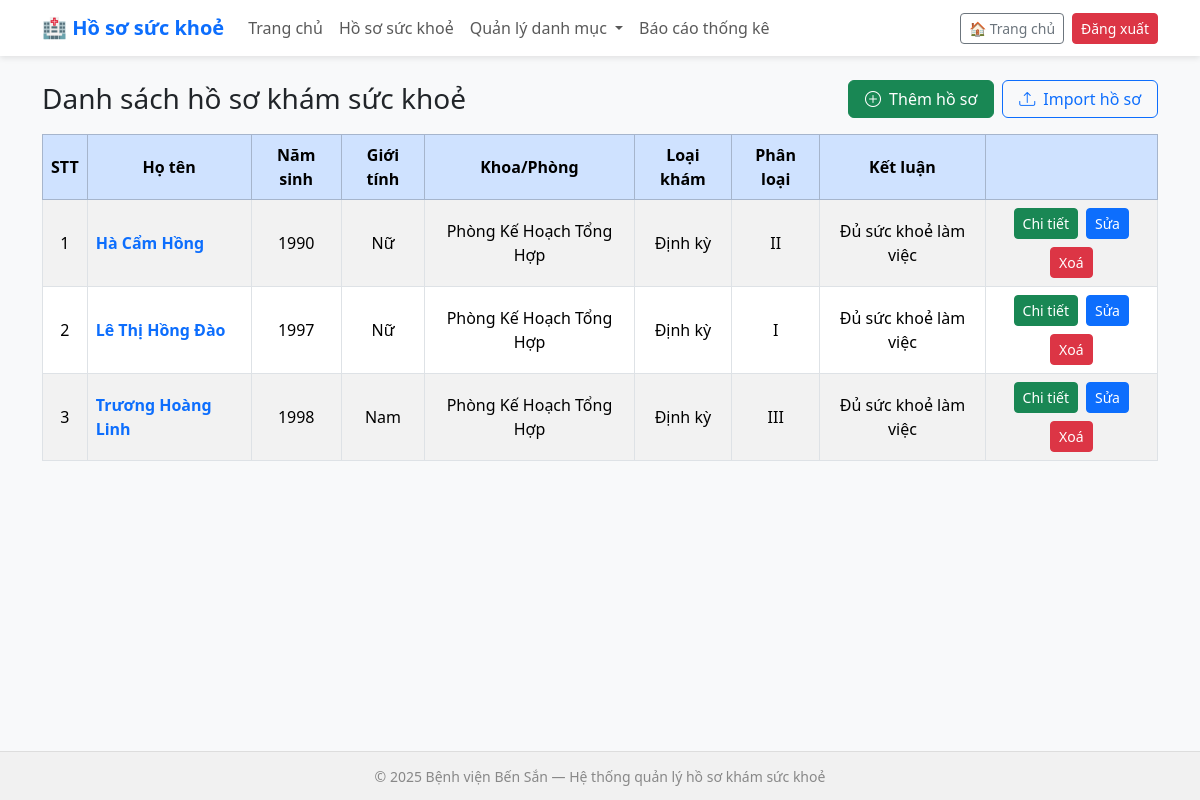
/health_records/, run on an earlier commit of the app's database.
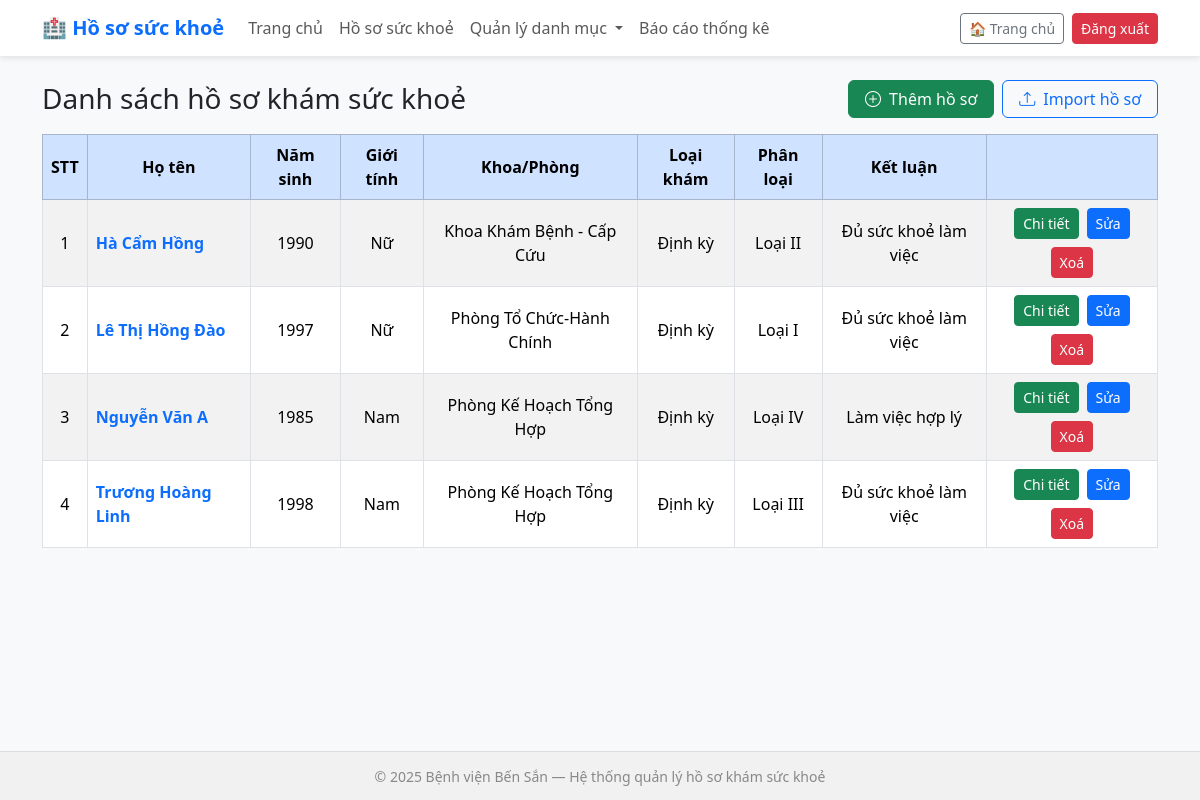
And on a later commit of the database.
### health_records/models.py (models this page shows, shortened)
class HealthRecord(models.Model):
    ma_nv = models.CharField(max_length=50, verbose_name="Mã NV", null=True, blank=True, help_text="Mã nhân viên, không bắt buộc phải unique để lưu nhiều năm")
    full_name = models.CharField(max_length=200, verbose_name="Họ và tên")
    birth_year = models.PositiveIntegerField(blank=True, null=True, verbose_name="Năm sinh")
    GENDER_CHOICES = [('Nam', 'Nam'), ('Nữ', 'Nữ')]
    gender = models.CharField(max_length=10, choices=GENDER_CHOICES, blank=True, null=True, verbose_name="Giới tính")
    job_title = models.CharField(max_length=200, blank=True, null=True, verbose_name="Chức danh nghề nghiệp")
    position = models.CharField(max_length=200, blank=True, null=True, verbose_name="Chức vụ")
    department = models.ForeignKey(Department, on_delete=models.SET_NULL, null=True, blank=True, verbose_name="Khoa/Phòng")
    vaccinated_influvac = models.BooleanField(default=False, verbose_name="Influvac tetra 0.5ml/ Hà Lan")
    vaccinated_vaxigrip = models.BooleanField(default=False, verbose_name="Vaxigrip tetra 0.5ml/ Pháp")
    vaccination_date = models.DateField(blank=True, null=True, verbose_name="Ngày tiêm")
    year = models.PositiveIntegerField(verbose_name="Năm khám", help_text="Năm ghi nhận kết quả (ví dụ 2023)")
    exam_date = models.DateField(blank=True, null=True, verbose_name="Ngày khám")
    exam_type = models.ForeignKey(ExamType, on_delete=models.SET_NULL, null=True, blank=True, verbose_name="Loại khám")
    clinic_name = models.CharField(max_length=255, blank=True, null=True, verbose_name="Cơ sở khám")
    height_cm = models.DecimalField("Chiều cao (cm)", max_digits=6, decimal_places=2, blank=True, null=True)
    weight_kg = models.DecimalField("Cân nặng (kg)", max_digits=6, decimal_places=2, blank=True, null=True)
    blood_pressure = models.CharField("Huyết áp (mmHg)", max_length=50, blank=True, null=True)
    health_classification = models.ForeignKey(HealthClassification, on_delete=models.SET_NULL, null=True, blank=True, verbose_name="Phân loại sức khỏe")
    conclusion_text = models.CharField(max_length=255, blank=True, null=True, verbose_name="Kết luận (ghi tay, nếu có)")
    result_file = models.FileField(upload_to="health_results/", blank=True, null=True, verbose_name="File kết quả (PDF)")
    group = models.CharField(max_length=50, blank=True, null=True, verbose_name="Nhóm")
    note = models.TextField(blank=True, null=True, verbose_name="Ghi chú")
    created_at = models.DateTimeField(auto_now_add=True, verbose_name="Tạo lúc")
    updated_at = models.DateTimeField(auto_now=True, verbose_name="Cập nhật lúc")
    class Meta:
        verbose_name = "Hồ sơ khám sức khoẻ"
        verbose_name_plural = "Hồ sơ khám sức khoẻ"
        ordering = ['-year', 'full_name']
    @property
    def conclusion(self):
        if self.conclusion_text:
            return self.conclusion_text

class Department(models.Model):
    name = models.CharField(max_length=100, unique=True, verbose_name="Tên khoa/phòng")
    def __str__(self):
        return self.name
    class Meta:
        verbose_name = "Khoa/Phòng"
        verbose_name_plural = "Khoa/Phòng"

class ExamType(models.Model):
    name = models.CharField(max_length=100, unique=True, verbose_name="Loại khám")
    def __str__(self):
        return self.name
    class Meta:
        verbose_name = "Loại khám"
        verbose_name_plural = "Loại khám"

class HealthClassification(models.Model):
    code = models.CharField(max_length=10, unique=True, verbose_name="Mã loại")  # ví dụ: I, II, III, IV
    name = models.CharField(max_length=50, unique=True, verbose_name="Phân loại")
    description = models.TextField(blank=True, null=True, verbose_name="Ghi chú")
    def __str__(self):
        return self.name
    class Meta:
        verbose_name = "Phân loại sức khoẻ"
        verbose_name_plural = "Phân loại sức khoẻ"

### health_records/views.py (the view)
# urls.py: path('health_records/', views.healthrecord_list, name='healthrecord_list'),
def healthrecord_list(request):
    records = HealthRecord.objects.all().order_by('-year', 'full_name')
    return render(request, 'health_records/healthrecord_list.html', {'records': records})

### health_records/templates/health_records/healthrecord_list.html (shortened to what this page needs)
{% extends 'health_records/base.html' %}
{% block content %}
<div class="d-flex justify-content-between align-items-center mb-3">
  <h3 class="mb-0">Danh sách hồ sơ khám sức khoẻ</h3>
  <div class="d-flex gap-2">
    <a href="{% url 'healthrecord_add' %}" class="btn btn-success d-flex align-items-center px-3">
      <i class="bi bi-plus-circle me-2"></i> Thêm hồ sơ
    </a>
    <a href="{% url 'import_health_records' %}" class="btn btn-outline-primary d-flex align-items-center px-3">
      <i class="bi bi-upload me-2"></i> Import hồ sơ
    </a>
  </div>
</div>
<table class="table table-striped table-bordered align-middle">
  <thead class="table-primary text-center">
    <tr class="align-middle">
      <th>STT</th>
      <th>Họ tên</th>
      <th>Năm sinh</th>
      <th>Giới tính</th>
      <th>Khoa/Phòng</th>
      <th>Loại khám</th>
      <th>Phân loại</th>
      <th>Kết luận</th>
      <th></th>
    </tr>
  </thead>
  <tbody>
    {% for record in records %}
    <tr class="align-middle text-center">
      <td>{{ forloop.counter }}</td>
      <td class="text-left name-cell"><a href="{% url 'health_record_detail' record.id %}" class="link">{{ record.full_name }}</a></td>
      <td>{{ record.birth_year }}</td>
      <td>{{ record.gender }}</td>
      <td>{{ record.department }}</td>
      <td>{{ record.exam_type }}</td>
      <td>{{ record.health_classification }}</td>
      <td>{{ record.conclusion }}</td>
      <td class="text-center align-middle">
        <div class="d-flex justify-content-center flex-wrap gap-2">
          <a href="{% url 'health_record_detail' record.id %}" class="btn btn-sm btn-success">Chi tiết</a>
          <a href="{% url 'healthrecord_edit' record.id %}" class="btn btn-sm btn-primary">Sửa</a>
          <a href="{% url 'healthrecord_delete' record.id %}" class="btn btn-sm btn-danger">Xoá</a>
        </div>
      </td>
    </tr>
    {% empty %}
    <tr><td colspan="9" class="text-center text-muted">Chưa có hồ sơ nào</td></tr>
    {% endfor %}
  </tbody>
</table>
{% endblock %}

### health_records/templates/health_records/base.html (shortened to what this page needs)
{% load static %}
<!DOCTYPE html>
<html lang="vi">
<head>
  <link href="https://cdn.jsdelivr.net/npm/bootstrap@5.3.3/dist/css/bootstrap.min.css" rel="stylesheet">
  <link rel="stylesheet" href="https://cdn.jsdelivr.net/npm/bootstrap-icons@1.11.3/font/bootstrap-icons.min.css">
  <link rel="stylesheet" href="{% static 'health_records/css.css' %}">
</head>
<body>
  <nav class="navbar navbar-expand-lg navbar-light bg-white sticky-top">
    <div class="container">
      <a class="navbar-brand fw-bold text-primary" href="{% url 'home' %}">
        🏥 Hồ sơ sức khoẻ
      </a>
      <div class="collapse navbar-collapse" id="navbarMenu">
        <ul class="navbar-nav me-auto mb-2 mb-lg-0">
          <li class="nav-item">
            <a class="nav-link" href="{% url 'home' %}">Trang chủ</a>
          </li>
          <li class="nav-item">
            <a class="nav-link" href="{% url 'healthrecord_list' %}">Hồ sơ sức khoẻ</a>
          </li>
          <li class="nav-item dropdown">
            <a class="nav-link dropdown-toggle" href="#" id="dropdownCatalog" role="button" data-bs-toggle="dropdown">
              Quản lý danh mục
            </a>
          </li>
          <li class="nav-item">
            <a class="nav-link" href="{% url 'health_report' %}">Báo cáo thống kê</a>
          </li>
        </ul>
        <div class="d-flex">
          <a href="{% url 'home' %}" class="btn btn-outline-secondary btn-sm me-2">🏠 Trang chủ</a>
          <a href="#" class="btn btn-danger btn-sm">Đăng xuất</a>
        </div>
      </div>
    </div>
  </nav>
  <div class="container mt-4">
    {% block content %}
    {% endblock %}
  </div>
  <footer>
    <small>© 2025 Bệnh viện Bến Sắn — Hệ thống quản lý hồ sơ khám sức khoẻ</small>
  </footer>
</body>
</html>

### health_records/static/health_records/css.css (style rules this page uses)
body { background-color: #f8f9fa; min-height: 100vh; display: flex; flex-direction: column; }
nav.navbar { box-shadow: 0 2px 6px rgba(0,0,0,0.1); }
.container { flex: 1; }
footer { text-align: center; color: #888; padding: 12px 0; background: #f1f1f1; border-top: 1px solid #ddd; margin-top: auto; }
.name-cell { text-align: left !important; }
.link { color: #0d6efd; text-decoration: none; font-weight: bold; text-align: start; }

What changed in the data, as far as the page shows it:
changed HealthRecord "Hà Cẩm Hồng": department "Phòng Kế Hoạch Tổng Hợp" → "Khoa Khám Bệnh - Cấp Cứu"; health_classification "II" → "Loại II"
changed HealthRecord "Lê Thị Hồng Đào": department "Phòng Kế Hoạch Tổng Hợp" → "Phòng Tổ Chức-Hành Chính"; health_classification "I" → "Loại I"
added HealthRecord: full_name "Nguyễn Văn A", birth_year "1985", gender "Nam", department "Phòng Kế Hoạch Tổng Hợp", exam_type "Định kỳ", health_classification "Loại IV", conclusion "Làm việc hợp lý"
changed through a linked row, HealthRecord "Trương Hoàng Linh": health_classification "III" → "Loại III"
